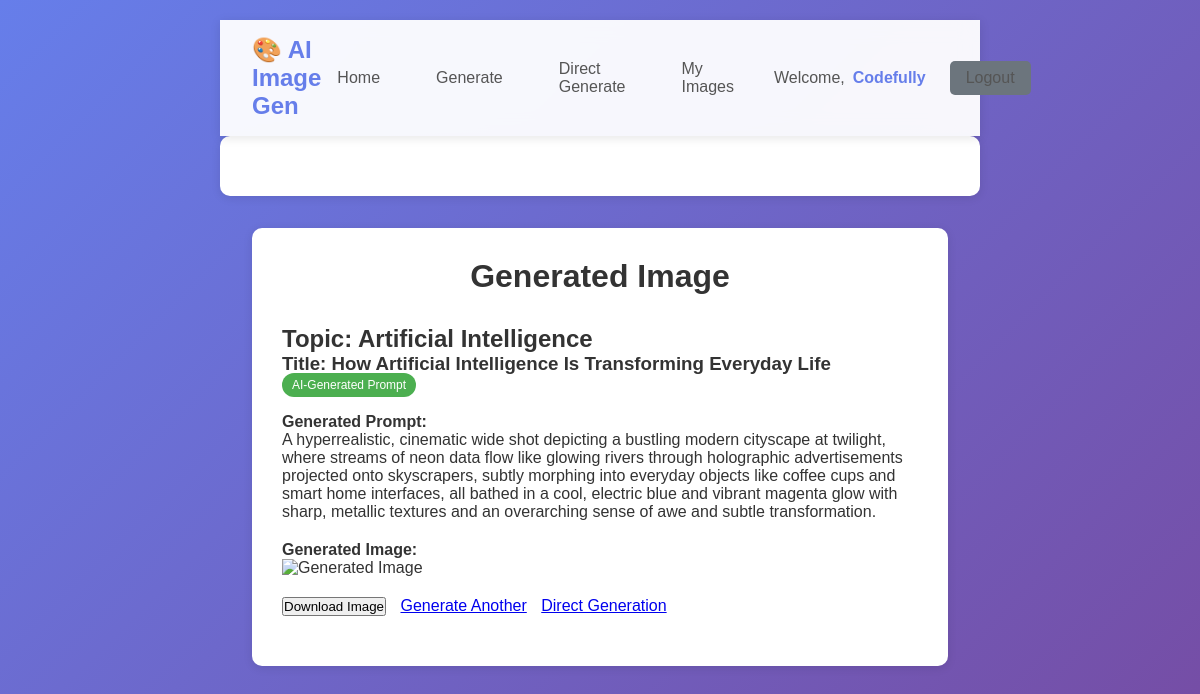
Screenshot of /generate/result/15/ (signed in) with the database file from the repository.
### generator/models.py (models this page shows, shortened)
class ImageGenerationTask(models.Model):
    user = models.ForeignKey(User, on_delete=models.CASCADE, related_name='generated_images')
    topic = models.CharField(max_length=200)
    title = models.CharField(max_length=200)
    generated_prompt = models.TextField()
    image_data = models.TextField(blank=True, null=True)  # Store base64 image data
    content_type = models.CharField(max_length=100, default='image/png')
    created_at = models.DateTimeField(auto_now_add=True)
    generation_type = models.CharField(
        max_length=20,
        default='automatic',
        choices=[('automatic', 'Automatic'), ('direct', 'Direct')]
    )
    class Meta:
        ordering = ['-created_at']  # Show newest first

### generator/views.py (the view)
# urls.py: path('generate/result/<int:task_id>/', views.result, name='result'),
@login_required
def result(request, task_id):
    try:
        task = ImageGenerationTask.objects.get(id=task_id, user=request.user)
    except ImageGenerationTask.DoesNotExist:
        messages.error(request, "Image not found or you don't have permission to view it.")
        return redirect('home')
    image_data = None
    if task.image_data:
        image_data = f"data:{task.content_type};base64,{task.image_data}"
    context = {
        'task': task,
        'image_data': image_data,
    }
    return render(request, 'generator/result.html', context)

### generator/templates/generator/result.html (shortened to what this page needs)
{% extends 'generator/base.html' %}
{% block content %}
<!DOCTYPE html>
<html>
<head>
</head>
<body>
    <h1>Generated Image</h1>
    <div>
        <h2>Topic: {{ task.topic }}</h2>
        <h3>Title: {{ task.title }}</h3>
        <div style="margin-bottom: 15px;">
            <span style="background: {% if task.generation_type == 'automatic' %}#4CAF50{% else %}#2196F3{% endif %};
                        color: white;
                        padding: 5px 10px;
                        border-radius: 15px;
                        font-size: 12px;">
                {% if task.generation_type == 'automatic' %}
                    AI-Generated Prompt
                {% else %}
                    Direct Prompt
                {% endif %}
            </span>
        </div>
        <div style="margin: 20px 0;">
            <strong>Generated Prompt:</strong>
            <p>{{ task.generated_prompt }}</p>
        </div>
        {% if image_data %}
            <div style="margin: 20px 0;">
                <strong>Generated Image:</strong><br>
                <img src="{{ image_data }}" alt="Generated Image" style="max-width: 512px; max-height: 512px;">
            </div>
            <div style="margin: 20px 0;">
                <button onclick="downloadImage()">Download Image</button>
                <a href="{% url 'index' %}" style="margin-left: 10px;">Generate Another</a>
                <a href="{% url 'direct_generate' %}" style="margin-left: 10px;">Direct Generation</a>
            </div>
        {% else %}
            <p>Image generation failed. Please try again.</p>
            <a href="{% url 'index' %}">Try Again</a>
        {% endif %}
    </div>
</body>
</html>
{% endblock %}

### generator/templates/generator/base.html (shortened to what this page needs)
<!DOCTYPE html>
<html lang="en">
<head>
</head>
<body>
    <nav class="navbar">
        <a href="{% url 'home' %}" class="logo">🎨 AI Image Gen</a>
        <div class="nav-links">
            <a href="{% url 'home' %}">Home</a>
            {% if user.is_authenticated %}
                <a href="{% url 'index' %}">Generate</a>
                <a href="{% url 'direct_generate' %}">Direct Generate</a>
                <a href="{% url 'dashboard' %}">My Images</a>
                <div class="user-info">
                    <span>Welcome,</span>
                    <span class="username">{{ user.username }}</span>
                </div>
                <a href="{% url 'logout' %}" class="btn btn-secondary">Logout</a>
            {% else %}
                <div class="auth-buttons">
                    <a href="{% url 'login' %}" class="btn btn-secondary">Login</a>
                    <a href="{% url 'signup' %}" class="btn btn-primary">Sign Up</a>
                </div>
            {% endif %}
        </div>
    </nav>
    <div class="messages container">
    </div>
    <main class="content">
        <div class="container">
            {% block content %}{% endblock %}
        </div>
    </main>
</body>
</html>

### generator/templates/generator/base.html (style rules this page uses)
* { margin: 0; padding: 0; box-sizing: border-box; }
body { font-family: 'Segoe UI', Tahoma, Geneva, Verdana, sans-serif; background: linear-gradient(135deg, #667eea 0%, #764ba2 100%); min-height: 100vh; color: #333; }
.navbar { background: rgba(255, 255, 255, 0.95); backdrop-filter: blur(10px); padding: 1rem 2rem; display: flex; justify-content: space-between; align-items: center; box-shadow: 0 2px 10px rgba(0,0,0,0.1); position: sticky; top: 0; z-index: 1000; }
.logo { font-size: 1.5rem; font-weight: bold; color: #667eea; text-decoration: none; }
.nav-links { display: flex; gap: 1.5rem; align-items: center; }
.nav-links a { color: #555; text-decoration: none; font-weight: 500; padding: 0.5rem 1rem; border-radius: 5px; transition: all 0.3s; }
.btn { padding: 0.5rem 1.5rem; border-radius: 25px; text-decoration: none; font-weight: 500; transition: all 0.3s; border: none; cursor: pointer; }
.btn-secondary { background: transparent; border: 2px solid #667eea; color: #667eea; }
.content { padding: 2rem; }
.messages { max-width: 600px; margin: 1rem auto; }
.container { max-width: 1200px; margin: 0 auto; padding: 0 1rem; }
.user-info { display: flex; align-items: center; gap: 0.5rem; color: #555; }
.username { font-weight: 600; color: #667eea; }

### generator/templates/generator/result.html (style rules this page uses)
body { font-family: Arial, sans-serif; max-width: 800px; margin: 0 auto; padding: 20px; background-color: #f5f5f5; }
.container { background: white; padding: 30px; border-radius: 10px; box-shadow: 0 2px 10px rgba(0,0,0,0.1); }
h1 { color: #333; text-align: center; margin-bottom: 30px; }
.btn { padding: 10px 20px; border: none; border-radius: 5px; cursor: pointer; text-decoration: none; display: inline-block; text-align: center; flex: 1; }
.btn-secondary { background-color: #6c757d; color: white; }

### rows the page displays
ImageGenerationTask: topic "Artificial Intelligence", title "How Artificial Intelligence Is Transforming Everyday Life", generated_prompt "A hyperrealistic, cinematic wide shot depicting a bustling modern cityscape at twilight, where streams of neon data flow like glowing rivers through holographic advertisements projected onto skyscrapers, subtly morphing into everyday objects like coffee cups and smart home interfaces, all bathed in a cool, electric blue and vibrant magenta glow with sharp, metallic textures and an overarching sense of awe and subtle transformation."

### other values shown
{{ user.username }} "Codefully"
